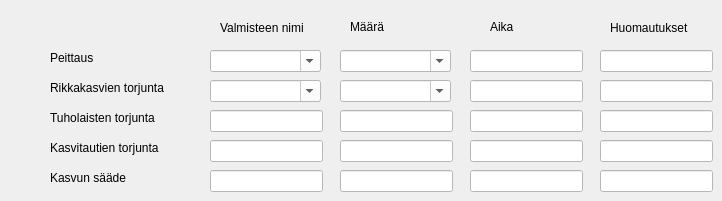
   <widget class="QWidget" name="tab_4">
    <attribute name="title">
     <string>Kasvinsuojelu</string>
    </attribute>
    <widget class="QLabel" name="label_17">
     <property name="geometry">
      <rect>
       <x>50</x>
       <y>50</y>
       <width>141</width>
       <height>16</height>
      </rect>
     </property>
     <property name="text">
      <string>Peittaus</string>
     </property>
    </widget>
    <widget class="QLabel" name="label_18">
     <property name="geometry">
      <rect>
       <x>50</x>
       <y>80</y>
       <width>141</width>
       <height>16</height>
      </rect>
     </property>
     <property name="text">
      <string>Rikkakasvien torjunta</string>
     </property>
    </widget>
    <widget class="QLabel" name="label_19">
     <property name="geometry">
      <rect>
       <x>50</x>
       <y>110</y>
       <width>141</width>
       <height>16</height>
      </rect>
     </property>
     <property name="text">
      <string>Tuholaisten torjunta</string>
     </property>
    </widget>
    <widget class="QLabel" name="label_20">
     <property name="geometry">
      <rect>
       <x>50</x>
       <y>140</y>
       <width>141</width>
       <height>16</height>
      </rect>
     </property>
     <property name="text">
      <string>Kasvitautien torjunta</string>
     </property>
    </widget>
    <widget class="QLabel" name="label_21">
     <property name="geometry">
      <rect>
       <x>50</x>
       <y>170</y>
       <width>111</width>
       <height>16</height>
      </rect>
     </property>
     <property name="text">
      <string>Kasvun sääde</string>
     </property>
    </widget>
    <widget class="QLineEdit" name="lineEdit_suun_tuhol_Valm">
     <property name="geometry">
      <rect>
       <x>210</x>
       <y>110</y>
       <width>113</width>
       <height>22</height>
      </rect>
     </property>
     <property name="styleSheet">
      <string notr="true">background-color: rgb(255, 255, 255);</string>
     </property>
    </widget>
    <widget class="QLineEdit" name="lineEdit_suun_tauti_Valm">
     <property name="geometry">
      <rect>
       <x>210</x>
       <y>140</y>
       <width>113</width>
       <height>22</height>
      </rect>
     </property>
     <property name="styleSheet">
      <string notr="true">background-color: rgb(255, 255, 255);</string>
     </property>
    </widget>
    <widget class="QLabel" name="label_22">
     <property name="geometry">
      <rect>
       <x>220</x>
       <y>20</y>
       <width>101</width>
       <height>16</height>
      </rect>
     </property>
     <property name="text">
      <string>Valmisteen nimi</string>
     </property>
    </widget>
    <widget class="QLineEdit" name="lineEdit_suun_saade_Valm">
     <property name="geometry">
      <rect>
       <x>210</x>
       <y>170</y>
       <width>113</width>
       <height>22</height>
      </rect>
     </property>
     <property name="styleSheet">
      <string notr="true">background-color: rgb(255, 255, 255);</string>
     </property>
    </widget>
    <widget class="QLineEdit" name="lineEdit_suun_suoj_aika">
     <property name="geometry">
      <rect>
       <x>470</x>
       <y>50</y>
       <width>113</width>
       <height>22</height>
      </rect>
     </property>
     <property name="styleSheet">
      <string notr="true">background-color: rgb(255, 255, 255);</string>
     </property>
    </widget>
    <widget class="QLineEdit" name="lineEdit_suun_suoj_huom">
     <property name="geometry">
      <rect>
       <x>600</x>
       <y>50</y>
       <width>113</width>
       <height>22</height>
      </rect>
     </property>
     <property name="styleSheet">
      <string notr="true">background-color: rgb(255, 255, 255);</string>
     </property>
    </widget>
    <widget class="QLabel" name="label_23">
     <property name="geometry">
      <rect>
       <x>350</x>
       <y>20</y>
       <width>59</width>
       <height>14</height>
      </rect>
     </property>
     <property name="text">
      <string>Määrä</string>
     </property>
    </widget>
    <widget class="QLabel" name="label_24">
     <property name="geometry">
      <rect>
       <x>490</x>
       <y>20</y>
       <width>59</width>
       <height>14</height>
      </rect>
     </property>
     <property name="text">
      <string>Aika</string>
     </property>
    </widget>
    <widget class="QLabel" name="label_25">
     <property name="geometry">
      <rect>
       <x>610</x>
       <y>20</y>
       <width>101</width>
       <height>16</height>
      </rect>
     </property>
     <property name="text">
      <string>Huomautukset</string>
     </property>
    </widget>
    <widget class="QLineEdit" name="lineEdit_suun_rikka_aika">
     <property name="geometry">
      <rect>
       <x>470</x>
       <y>80</y>
       <width>113</width>
       <height>22</height>
      </rect>
     </property>
     <property name="styleSheet">
      <string notr="true">background-color: rgb(255, 255, 255);</string>
     </property>
    </widget>
    <widget class="QLineEdit" name="lineEdit_suun_rikka_huom">
     <property name="geometry">
      <rect>
       <x>600</x>
       <y>80</y>
       <width>113</width>
       <height>22</height>
      </rect>
     </property>
     <property name="styleSheet">
      <string notr="true">background-color: rgb(255, 255, 255);</string>
     </property>
    </widget>
    <widget class="QLineEdit" name="lineEdit_suun_tuhol_maara">
     <property name="geometry">
      <rect>
       <x>340</x>
       <y>110</y>
       <width>113</width>
       <height>22</height>
      </rect>
     </property>
     <property name="styleSheet">
      <string notr="true">background-color: rgb(255, 255, 255);</string>
     </property>
    </widget>
    <widget class="QLineEdit" name="lineEdit_suun_tuhol_aika">
     <property name="geometry">
      <rect>
       <x>470</x>
       <y>110</y>
       <width>113</width>
       <height>22</height>
      </rect>
     </property>
     <property name="styleSheet">
      <string notr="true">background-color: rgb(255, 255, 255);</string>
     </property>
    </widget>
    <widget class="QLineEdit" name="lineEdit_suun_tuhol_huom">
     <property name="geometry">
      <rect>
       <x>600</x>
       <y>110</y>
       <width>113</width>
       <height>22</height>
      </rect>
     </property>
     <property name="styleSheet">
      <string notr="true">background-color: rgb(255, 255, 255);</string>
     </property>
    </widget>
    <widget class="QLineEdit" name="lineEdit_suun_tauti_maara">
     <property name="geometry">
      <rect>
       <x>340</x>
       <y>140</y>
       <width>113</width>
       <height>22</height>
      </rect>
     </property>
     <property name="styleSheet">
      <string notr="true">background-color: rgb(255, 255, 255);</string>
     </property>
    </widget>
    <widget class="QLineEdit" name="lineEdit_suun_tauti_aika">
     <property name="geometry">
      <rect>
       <x>470</x>
       <y>140</y>
       <width>113</width>
       <height>22</height>
      </rect>
     </property>
     <property name="styleSheet">
      <string notr="true">background-color: rgb(255, 255, 255);</string>
     </property>
    </widget>
    <widget class="QLineEdit" name="lineEdit_suun_tauti_huom">
     <property name="geometry">
      <rect>
       <x>600</x>
       <y>140</y>
       <width>113</width>
       <height>22</height>
      </rect>
     </property>
     <property name="styleSheet">
      <string notr="true">background-color: rgb(255, 255, 255);</string>
     </property>
    </widget>
    <widget class="QLineEdit" name="lineEdit_suun_saade_maara">
     <property name="geometry">
      <rect>
       <x>340</x>
       <y>170</y>
       <width>113</width>
       <height>22</height>
      </rect>
     </property>
     <property name="styleSheet">
      <string notr="true">background-color: rgb(255, 255, 255);</string>
     </property>
    </widget>
    <widget class="QLineEdit" name="lineEdit_suun_saade_aika">
     <property name="geometry">
      <rect>
       <x>470</x>
       <y>170</y>
       <width>113</width>
       <height>22</height>
      </rect>
     </property>
     <property name="styleSheet">
      <string notr="true">background-color: rgb(255, 255, 255);</string>
     </property>
    </widget>
    <widget class="QLineEdit" name="lineEdit_suun_saade_huom">
     <property name="geometry">
      <rect>
       <x>600</x>
       <y>170</y>
       <width>113</width>
       <height>22</height>
      </rect>
     </property>
     <property name="styleSheet">
      <string notr="true">background-color: rgb(255, 255, 255);</string>
     </property>
    </widget>
    <widget class="QComboBox" name="comboBox_suun_suoj_Valm">
     <property name="geometry">
      <rect>
       <x>210</x>
       <y>50</y>
       <width>111</width>
       <height>22</height>
      </rect>
     </property>
     <property name="styleSheet">
      <string notr="true">background-color: rgb(255, 255, 255);</string>
     </property>
     <property name="editable">
      <bool>true</bool>
     </property>
    </widget>
    <widget class="QComboBox" name="comboBox_suun_rikka_Valm">
     <property name="geometry">
      <rect>
       <x>210</x>
       <y>80</y>
       <width>111</width>
       <height>22</height>
      </rect>
     </property>
     <property name="styleSheet">
      <string notr="true">background-color: rgb(255, 255, 255);</string>
     </property>
     <property name="editable">
      <bool>true</bool>
     </property>
     <item>
      <property name="text">
       <string/>
      </property>
     </item>
     <item>
      <property name="text">
       <string>Ratio</string>
      </property>
     </item>
     <item>
      <property name="text">
       <string>Logran</string>
      </property>
     </item>
    </widget>
    <widget class="QComboBox" name="comboBox_suun_suoj_maara">
     <property name="geometry">
      <rect>
       <x>340</x>
       <y>50</y>
       <width>111</width>
       <height>22</height>
      </rect>
     </property>
     <property name="styleSheet">
      <string notr="true">background-color: rgb(255, 255, 255);</string>
     </property>
     <property name="editable">
      <bool>true</bool>
     </property>
    </widget>
    <widget class="QComboBox" name="comboBox_suun_rikka_maara">
     <property name="geometry">
      <rect>
       <x>340</x>
       <y>80</y>
       <width>111</width>
       <height>22</height>
      </rect>
     </property>
     <property name="styleSheet">
      <string notr="true">background-color: rgb(255, 255, 255);</string>
     </property>
     <property name="editable">
      <bool>true</bool>
     </property>
     <item>
      <property name="text">
       <string/>
      </property>
     </item>
     <item>
      <property name="text">
       <string>20g/ha</string>
      </property>
     </item>
    </widget>
   </widget>
